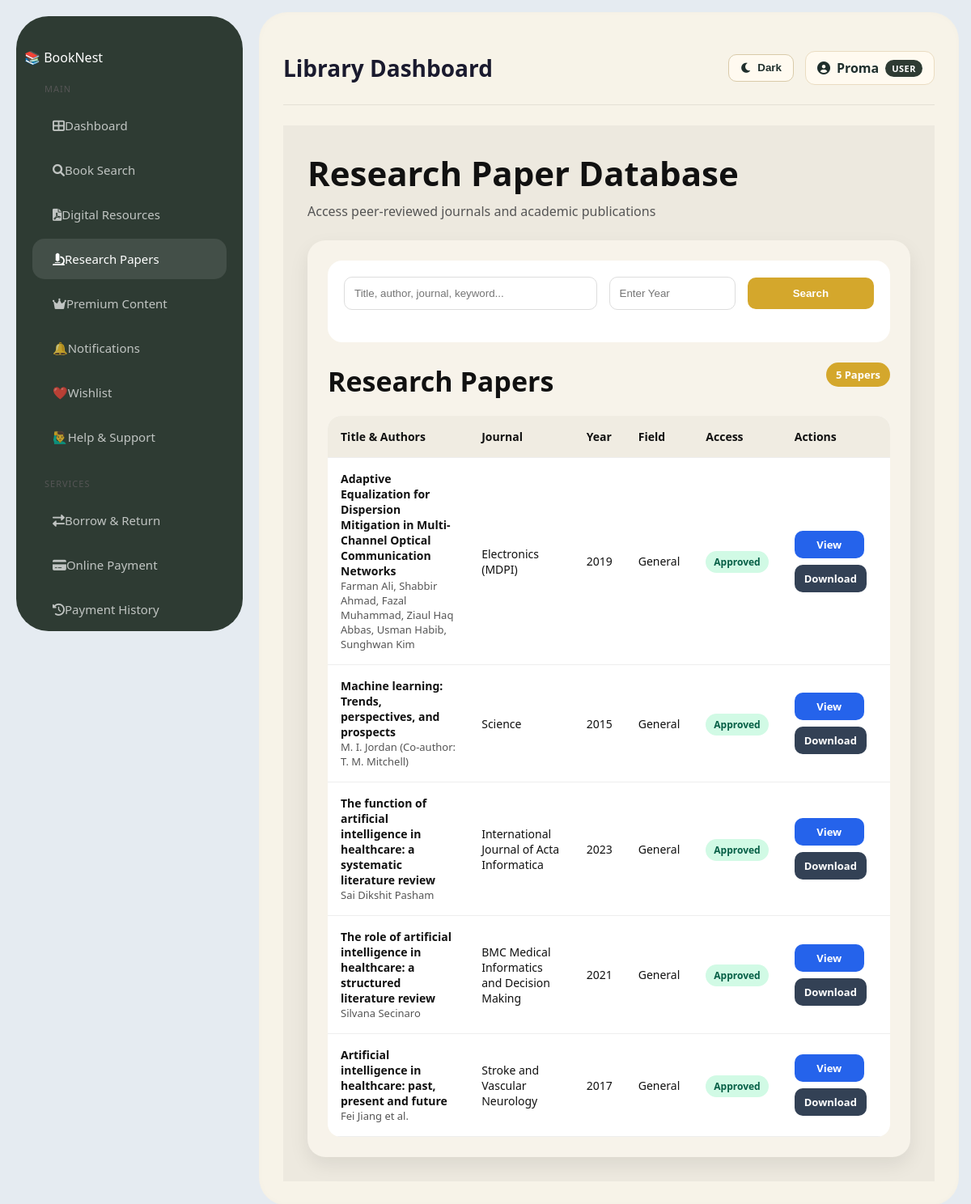
/research-papers/ (signed in), run on the app's committed database.
### library/models.py (models this page shows, shortened)
class User(AbstractUser):
    ADMIN = 'admin'
    LIBRARIAN = 'librarian'
    REGULAR_USER = 'user'
    ROLE_CHOICES = [
        (ADMIN, 'Administrator'),
        (LIBRARIAN, 'Librarian'),
        (REGULAR_USER, 'Regular User'),
    ]
    role = models.CharField(max_length=20, choices=ROLE_CHOICES, default=REGULAR_USER)
    phone = models.CharField(max_length=15, null=True, blank=True)
    profile_picture = models.ImageField(upload_to='profiles/', null=True, blank=True)
    date_of_birth = models.DateField(null=True, blank=True)
    bio = models.TextField(null=True, blank=True)
    def get_full_name(self):
        if self.first_name and self.last_name:
            return f"{self.first_name} {self.last_name}"
        return self.username

class ResearchPaper(models.Model):
    STATUS_CHOICES = [
        ('pending', 'Pending'),
        ('approved', 'Approved'),
        ('rejected', 'Rejected'),
    ]
    title = models.CharField(max_length=200)
    author = models.CharField(max_length=200)
    journal = models.CharField(max_length=200)
    year = models.PositiveIntegerField()
    abstract = models.TextField(blank=True, null=True)
    paper_file = models.FileField(upload_to='research_papers/')
    status = models.CharField(max_length=20, choices=STATUS_CHOICES, default='pending')
    uploaded_by = models.ForeignKey(User, on_delete=models.CASCADE)
    uploaded_at = models.DateTimeField(auto_now_add=True)

### library/views.py (the view)
# urls.py: path('research-papers/', views.research_papers, name='research_papers'),
@login_required
def research_papers(request):
    papers = ResearchPaper.objects.filter(status='approved').order_by('-uploaded_at')
    query = request.GET.get('q', '')
    year = request.GET.get('year', '').strip()
    if query:
        papers = papers.filter(title__icontains=query) | papers.filter(author__icontains=query) | papers.filter(journal__icontains=query)
    if year:
        papers = papers.filter(year=year)
    return render(request, 'library/research_papers.html', {
        'papers': papers,
        'query': query,
        'is_librarian_or_admin': is_librarian_or_admin(request.user),
    })

### library/views.py (called while the page is built)
def is_librarian_or_admin(user):
    return user.is_authenticated and (
        user.role in [User.LIBRARIAN, User.ADMIN] or user.is_superuser
    )

### library/templates/library/research_papers.html (shortened to what this page needs)
{% extends 'library/base.html' %}
{% block content %}
<div class="research-page">
<div class="research-header">
<div class="research-title">
<h1>Research Paper Database</h1>
<p>Access peer-reviewed journals and academic publications</p>
</div>
</div>
<div class="main-box">
<div class="search-box">
<form method="GET">
    <div class="search-filter-bar">
        <input
            type="text"
            name="q"
            placeholder="Title, author, journal, keyword..."
            value="{{ request.GET.q }}"
        >
        <input
            type="number"
            name="year"
            placeholder="Enter Year"
            value="{{ request.GET.year }}"
            min="1900"
            max="2100"
        >
        <button type="submit">
            Search
        </button>
    </div>
</form>
</div>
<div class="section-title">
Research Papers
<span class="paper-count">{{ papers|length }} Papers</span>
</div>
<table>
<thead>
<tr>
<th>Title & Authors</th>
<th>Journal</th>
<th>Year</th>
<th>Field</th>
<th>Access</th>
<th>Actions</th>
</tr>
</thead>
<tbody>
{% for paper in papers %}
<tr>
<td>
<div class="paper-title">{{ paper.title }}</div>
<div class="paper-author">{{ paper.author }}</div>
</td>
<td>{{ paper.journal }}</td>
<td>{{ paper.year }}</td>
<td>{{ paper.category|default:"General" }}</td>
<td>
{% if paper.status == 'approved' %}
<span class="badge badge-open">Approved</span>
{% else %}
<span class="badge badge-pending">{{ paper.status }}</span>
{% endif %}
</td>
<td>
<a href="{% url 'paper_detail' paper.id %}" class="action-btn view-btn">View</a>
{% if paper.status == 'approved' %}
<a href="{% url 'download_paper' paper.id %}" class="action-btn download-btn">Download</a>
{% endif %}
</td>
</tr>
{% empty %}
<tr>
<td colspan="6" style="text-align:center;">No research papers found.</td>
</tr>
{% endfor %}
</tbody>
</table>
</div>
</div>
{% endblock %}

### library/templates/library/base.html (shortened to what this page needs)
{% load static %}
<!DOCTYPE html>
<html lang="en" data-theme="light">
<head>
    <link rel="stylesheet"
          href="https://cdnjs.cloudflare.com/ajax/libs/font-awesome/6.0.0/css/all.min.css">
    <link rel="stylesheet" href="{% static 'library/css/style.css' %}">
</head>
<body>
<div class="layout">
    <aside class="sidebar">
        <div class="logo">
            📚 <span>Book</span>Nest
        </div>
        <div class="menu-section">
            <div class="menu-title">Main</div>
            <a href="{% url 'home' %}"
               class="menu-item {% if request.resolver_match.url_name == 'home' %}active{% endif %}">
                <i class="fas fa-th-large"></i>
                Dashboard
            </a>
            <a href="{% url 'book_list' %}"
               class="menu-item {% if request.resolver_match.url_name == 'book_list' %}active{% endif %}">
                <i class="fas fa-search"></i>
                Book Search
            </a>
            <a href="{% url 'digital_resources' %}"
               class="menu-item {% if request.resolver_match.url_name == 'digital_resources' %}active{% endif %}">
                <i class="fas fa-file-pdf"></i>
                Digital Resources
            </a>
            <a href="{% url 'research_papers' %}"
               class="menu-item {% if request.resolver_match.url_name == 'research_papers' %}active{% endif %}">
                <i class="fas fa-microscope"></i>
                Research Papers
            </a>
            <a href="{% url 'premium_content' %}"
               class="menu-item premium {% if request.resolver_match.url_name == 'premium_content' %}active{% endif %}">
                <i class="fas fa-crown"></i>
                Premium Content
            </a>
            <a href="{% url 'notification_page' %}"
               class="sidebar-link menu-item {% if request.resolver_match.url_name == 'notification_page' %}active{% endif %}">
                <span class="icon">🔔</span>
                <span class="text">Notifications</span>
            </a>
            <a href="{% url 'wishlist_page' %}"
               class="sidebar-link menu-item {% if request.resolver_match.url_name == 'wishlist_page' %}active{% endif %}">
                <span class="icon">❤️</span>
                <span class="text">Wishlist</span>
            </a>
            <a href="{% url 'help_support_page' %}"
               class="sidebar-link menu-item {% if request.resolver_match.url_name == 'help_support_page' %}active{% endif %}">
                <span class="icon">🙋‍♂️</span>
                <span class="text">Help & Support</span>
            </a>
        </div>
        <div class="menu-section">
            <div class="menu-title">Services</div>
            <a href="{% url 'borrow_list' %}"
               class="menu-item {% if request.resolver_match.url_name == 'borrow_list' %}active{% endif %}">
                <i class="fas fa-exchange-alt"></i>
                Borrow & Return
            </a>
            <a href="{% url 'online_payment' %}"
               class="menu-item {% if request.resolver_match.url_name == 'online_payment' %}active{% endif %}">
                <i class="fas fa-credit-card"></i>
                Online Payment
            </a>
            <a href="{% url 'payment_history' %}"
               class="menu-item {% if request.resolver_match.url_name == 'payment_history' %}active{% endif %}">
                <i class="fas fa-history"></i>
                Payment History
            </a>
        </div>
    </aside>
    <main class="main-container">
        <header class="top-nav">
            <h2>
                {% block page_title %}
                    Library Dashboard
                {% endblock %}
            </h2>
            <div class="top-nav-right">
                <button type="button"
                        class="theme-toggle-btn"
                        id="themeToggleBtn">
                </button>
                <div class="user-profile">
                    <i class="fas fa-user-circle"></i>
                    <span>{{ user.username }}</span>
                    <span class="role-tag">
                        {{ user.role|upper }}
                    </span>
                </div>
            </div>
        </header>
        {% block content %}
        {% endblock %}
    </main>
</div>
</body>
</html>

### library/static/library/css/style.css (style rules this page uses)
* { margin: 0; padding: 0; box-sizing: border-box; }
body { font-family: 'Segoe UI', sans-serif; background: #e5ebf1; color: #333; }
.layout { display: flex; min-height: calc(100vh - 60px); }
.sidebar { width: 280px; background: #2e3b33; padding: 40px 10px; margin: 20px; border-radius: 40px; color: white; display: flex; flex-direction: column; }
.sidebar a { display: flex; align-items: center; color: rgba(255, 255, 255, 0.7); text-decoration: none; padding: 15px 25px; font-size: 15px; border-radius: 15px; margin: 5px 10px; transition: 0.3s; }
.sidebar a:hover, .sidebar a.active { color: #fff; background: rgba(255, 255, 255, 0.1); }
.sidebar .menu-title { color: #555; font-size: 11px; text-transform: uppercase; padding: 20px 25px 8px; letter-spacing: 1px; }
.main-container { flex: 1; background: #f7f3e8; margin: 15px 15px 15px 0; border-radius: 35px; padding: 30px; box-shadow: inset 0 0 10px rgba(0, 0, 0, 0.02); }
table { width: 100%; border-collapse: collapse; }
th { background: #1a1a2e; color: white; padding: 12px 15px; text-align: left; font-size: 14px; }
td { padding: 11px 15px; border-bottom: 1px solid #eee; font-size: 14px; }
.search-filter-bar { display: flex; gap: 12px; align-items: center; margin-bottom: 20px; flex-wrap: wrap; }
:root { --gold: #c9a84c; --gold-light: #f0d080; --gold-bg: #fdf6e3; --card-bg: #ffffff; --text-dark: #1a2e2a; --text-muted: #6b7c76; --border: #e4ddd0; --success: #2d6a4f; --danger: #8b1a1a; }
.top-nav { width: 100%; min-height: 78px; display: flex; justify-content: space-between; align-items: center; gap: 20px; padding: 18px 0 24px; margin-bottom: 25px; border-bottom: 1px solid rgba(0, 0, 0, 0.08); }
.top-nav h2 { margin: 0; color: #1a1a2e; font-size: 28px; font-weight: 800; }
.top-nav-right { display: flex; align-items: center; gap: 14px; flex-wrap: wrap; }
.theme-toggle-btn { display: inline-flex; align-items: center; gap: 7px; padding: 9px 14px; border: 1px solid #d9caa9; border-radius: 10px; background: #fffaf0; color: #1f2f2d; font-weight: 700; cursor: pointer; line-height: 1; }
.user-profile { display: inline-flex; align-items: center; gap: 8px; background: #fffaf0; border: 1px solid #eadcc1; padding: 9px 14px; border-radius: 12px; color: #1f2f2d; font-weight: 700; }
.role-tag { background: #2e3b33; color: #ffffff !important; padding: 3px 8px; border-radius: 999px; font-size: 11px; letter-spacing: 0.5px; }
.sidebar { height: calc(100vh - 40px); overflow-y: auto; overflow-x: hidden; position: sticky; top: 20px; }

### data on the page
User: username "Proma", role "USER"
ResearchPaper: title "Adaptive Equalization for Dispersion Mitigation in Multi-Channel Optical Communication Networks", author "Farman Ali, Shabbir Ahmad, Fazal Muhammad, Ziaul Haq Abbas, Usman Habib, Sunghwan Kim", journal "Electronics (MDPI)", year "2019", category "General", status "Approved"
ResearchPaper: title "Machine learning: Trends, perspectives, and prospects", author "M. I. Jordan (Co-author: T. M. Mitchell)", journal "Science", year "2015", category "General", status "Approved"
ResearchPaper: title "The function of artificial intelligence in healthcare: a systematic literature review", author "Sai Dikshit Pasham", journal "International Journal of Acta Informatica", year "2023", category "General", status "Approved"
ResearchPaper: title "The role of artificial intelligence in healthcare: a structured literature review", author "Silvana Secinaro", journal "BMC Medical Informatics and Decision Making", year "2021", category "General", status "Approved"
ResearchPaper: title "Artificial intelligence in healthcare: past, present and future", author "Fei Jiang et al.", journal "Stroke and Vascular Neurology", year "2017", category "General", status "Approved"

### other printed values
{{ papers|length }} "5"
